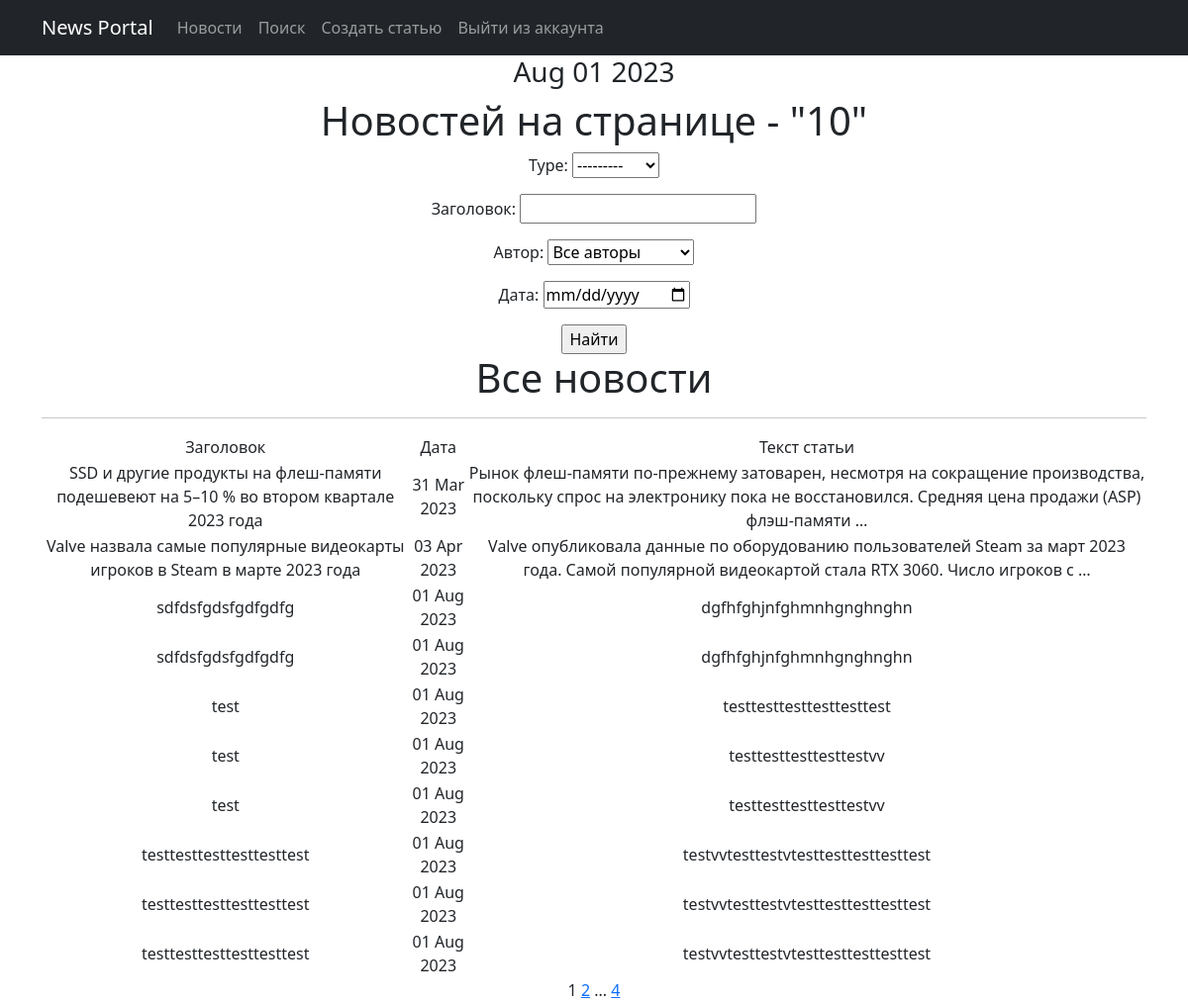
Page /news/search/ on the earlier database version.
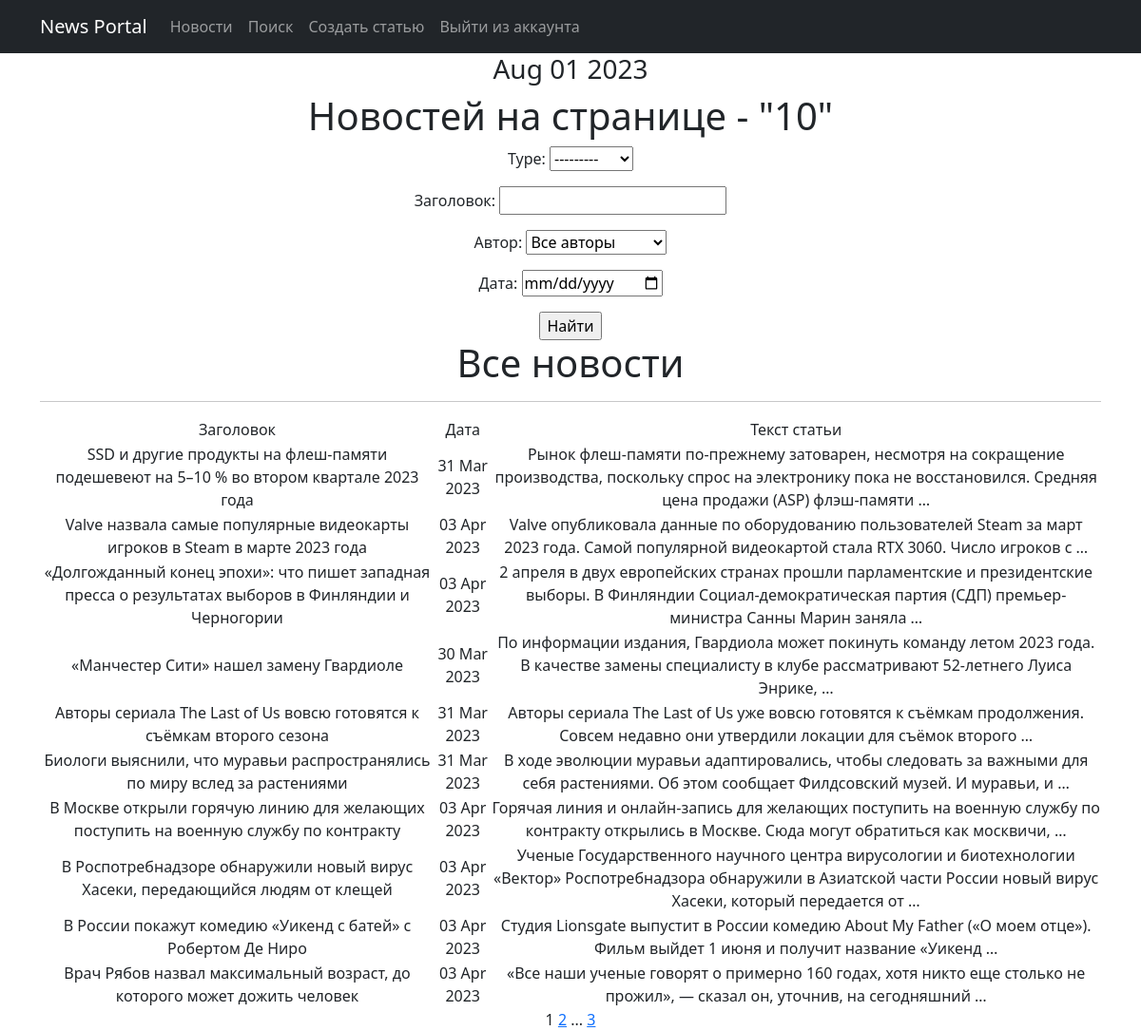
Same page on the later database version.
### news/models.py (models this page shows, shortened)
class Post(models.Model):
    article = 'AR'
    news = 'NE'
    TYPES = [(article, 'Статья'),
             (news, 'Новость')
             ]
    title = models.CharField(max_length=255)
    text = models.TextField()
    time_created = models.DateTimeField(auto_now_add=True)
    type = models.CharField(max_length=2,
                            choices=TYPES,
                            default=news)
    post_rating = models.FloatField(default=0.0)
    post_author = models.ForeignKey(Author, on_delete=models.CASCADE)
    category = models.ManyToManyField(Category, through='PostCategory')

### news/views.py (the view)
# urls.py: path('search/', PostSearch.as_view(), name='post_search'),
class PostSearch(ListView):
    model = Post
    ordering = 'title'
    template_name = 'search.html'
    context_object_name = 'news'
    paginate_by = 10
    def get_queryset(self):
        queryset = super().get_queryset()
        self.filterset = PostFilter(self.request.GET, queryset)
        return self.filterset.qs
    def get_context_data(self, **kwargs):
        context = super().get_context_data(**kwargs)
        context['filterset'] = self.filterset
        return context

### news/templatetags/custom_filters.py (called while the page is built)
@register.filter()
def censor(value):
    bad_words = ('редиска!', 'дурак', 'тупица', 'блин', 'оладушек', 'пипец')
    if not isinstance(value, str):
        raise TypeError(f"unresolved type '{type(value)}' expected  type 'str'")
    for i in value.split():
        if i.lower() in bad_words:
            value = value.replace(i, f"{i[0]}{'*' * (len(i) - 2)}{i[-1]}")
    return value

### news/templatetags/custom_tags.py (called while the page is built)
@register.simple_tag(takes_context=True)
def url_replace(context, **kwargs):
   d = context['request'].GET.copy()
   for k, v in kwargs.items():
       d[k] = v
   return d.urlencode()

@register.simple_tag()
def current_time(format_string='%b %d %Y'):
   return datetime.utcnow().strftime(format_string)

### templates/search.html (shortened to what this page needs)
{% extends 'flatpages/default.html' %}
{% load custom_tags %}
{% load custom_filters %}
{% block content %}
<h3>{% current_time '%b %d %Y' %}</h3>
<h1>Новостей на странице - "{{ news|length }}" </h1>
   <form action="" method="get">
       {{ filterset.form.as_p }}
       <input type="submit" value="Найти" />
   </form>
   <h1>Все новости</h1>
   <hr>
   {% if news %}
       <table>
           <tr>
               <td>
                   Заголовок
               </td>
               <td>
                   Дата
               </td>
               <td>
                   Текст статьи
               </td>
           </tr>
           {% for post in news %}
           <tr>
               <td>{{ post.title|censor }}</td>
               <td>{{ post.time_created|date:'d M Y' }}</td>
               <td>{{ post.text|truncatewords:20|censor }}</td>
           </tr>
           {% endfor %}
       </table>
   {% else %}
       <h2>Новостей нет!</h2>
   {% endif %}
   {{ page_obj.number }}
   {% if page_obj.has_next %}
       <a href="?{% url_replace page=page_obj.next_page_number %}">{{ page_obj.next_page_number }}</a>
       {% if paginator.num_pages != page_obj.next_page_number %}
           ...
           <a href="?{% url_replace page=page_obj.paginator.num_pages %}">{{ page_obj.paginator.num_pages }}</a>
       {% endif %}
   {% endif %}
{% endblock content %}

Differences in the rows shown:
removed Post: title|censor "sdfdsfgdsfgdfgdfg", time_created "01 Aug 2023", text|censor "dgfhfghjnfghmnhgnghnghn"
removed Post: title|censor "sdfdsfgdsfgdfgdfg", time_created "01 Aug 2023", text|censor "dgfhfghjnfghmnhgnghnghn"
removed Post: title|censor "test", time_created "01 Aug 2023", text|censor "testtesttesttesttesttest"
removed Post: title|censor "test", time_created "01 Aug 2023", text|censor "testtesttesttesttestvv"
removed Post: title|censor "test", time_created "01 Aug 2023", text|censor "testtesttesttesttestvv"
removed Post: title|censor "testtesttesttesttesttest", time_created "01 Aug 2023", text|censor "testvvtesttestvtesttesttesttesttest"
removed Post: title|censor "testtesttesttesttesttest", time_created "01 Aug 2023", text|censor "testvvtesttestvtesttesttesttesttest"
removed Post: title|censor "testtesttesttesttesttest", time_created "01 Aug 2023", text|censor "testvvtesttestvtesttesttesttesttest"
now on this page (row unchanged): Post: title|censor "«Долгожданный конец эпохи»: что пишет западная пресса о результатах выборов в Финляндии и Черногории", time_created "03 Apr 2023", text|censor "2 апреля в двух европейских странах прошли парламентские и президентские выборы. В Финляндии Социал-демократическая партия (СДП) премьер-министра Санны Марин заняла …"
now on this page (row unchanged): Post: title|censor "«Манчестер Сити» нашел замену Гвардиоле", time_created "30 Mar 2023", text|censor "По информации издания, Гвардиола может покинуть команду летом 2023 года. В качестве замены специалисту в клубе рассматривают 52-летнего Луиса Энрике, …"
now on this page (row unchanged): Post: title|censor "Авторы сериала The Last of Us вовсю готовятся к съёмкам второго сезона", time_created "31 Mar 2023", text|censor "Авторы сериала The Last of Us уже вовсю готовятся к съёмкам продолжения. Совсем недавно они утвердили локации для съёмок второго …"
now on this page (row unchanged): Post: title|censor "Биологи выяснили, что муравьи распространялись по миру вслед за растениями", time_created "31 Mar 2023", text|censor "В ходе эволюции муравьи адаптировались, чтобы следовать за важными для себя растениями. Об этом сообщает Филдсовский музей. И муравьи, и …"
now on this page (row unchanged): Post: title|censor "В Москве открыли горячую линию для желающих поступить на военную службу по контракту", time_created "03 Apr 2023", text|censor "Горячая линия и онлайн-запись для желающих поступить на военную службу по контракту открылись в Москве. Сюда могут обратиться как москвичи, …"
now on this page (row unchanged): Post: title|censor "В Роспотребнадзоре обнаружили новый вирус Хасеки, передающийся людям от клещей", time_created "03 Apr 2023", text|censor "Ученые Государственного научного центра вирусологии и биотехнологии «Вектор» Роспотребнадзора обнаружили в Азиатской части России новый вирус Хасеки, который передается от …"
now on this page (row unchanged): Post: title|censor "В России покажут комедию «Уикенд с батей» с Робертом Де Ниро", time_created "03 Apr 2023", text|censor "Студия Lionsgate выпустит в России комедию About My Father («О моем отце»). Фильм выйдет 1 июня и получит название «Уикенд …"
now on this page (row unchanged): Post: title|censor "Врач Рябов назвал максимальный возраст, до которого может дожить человек", time_created "03 Apr 2023", text|censor "«Все наши ученые говорят о примерно 160 годах, хотя никто еще столько не прожил», — сказал он, уточнив, на сегодняшний …"
Other differences:
{{ page_obj.paginator.num_pages }}: "4" → "3"
